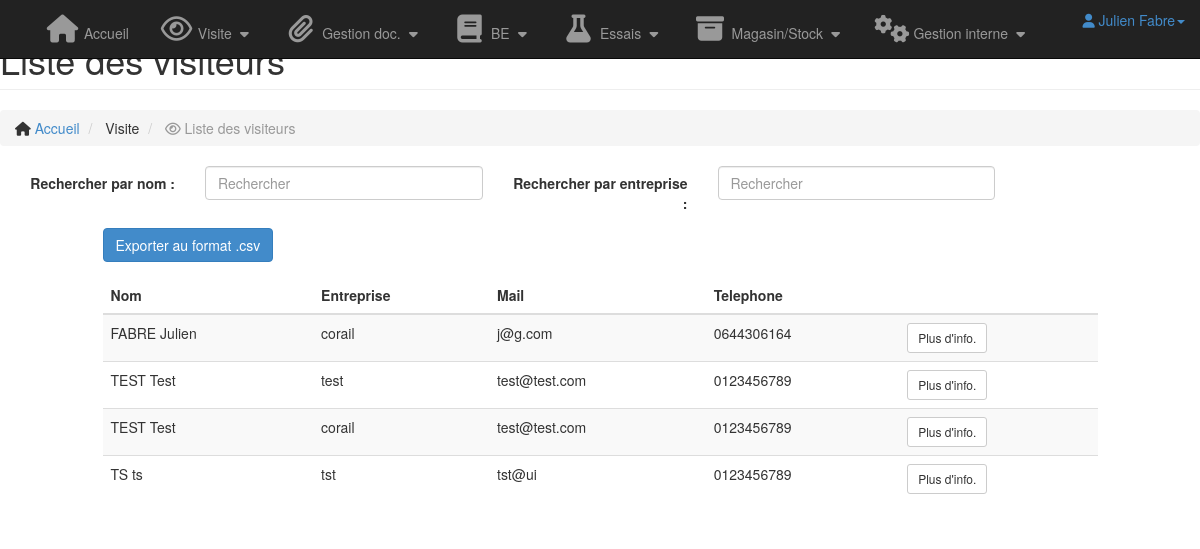
Before: /modules/visite/visiteur.php (signed in) with the older database file.
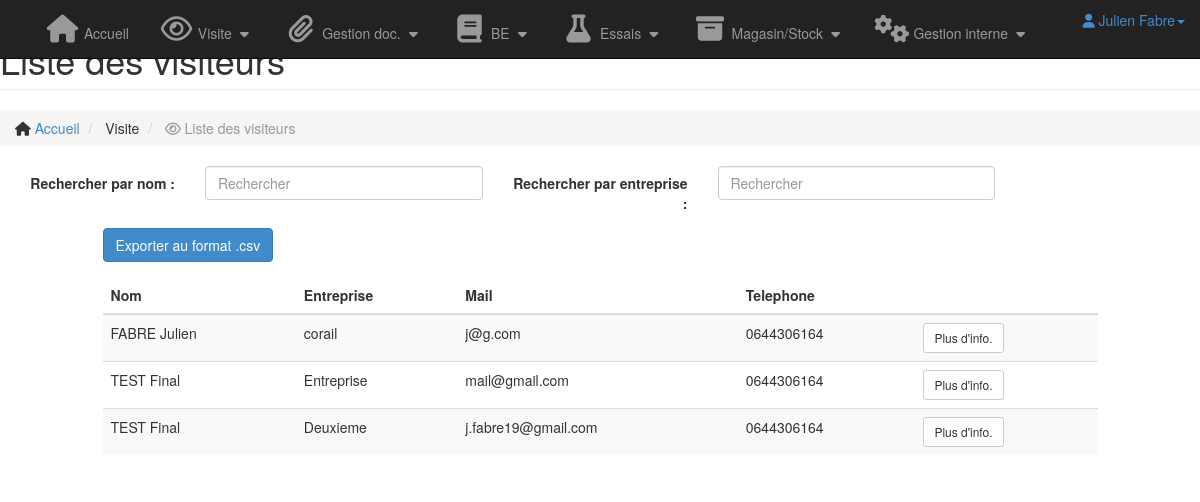
After: the same page with the newer database file.
### tables this page shows
CREATE TABLE `visiteur` (
  `id` int(11) NOT NULL,
  `nom` varchar(250) NOT NULL,
  `prenom` varchar(250) NOT NULL,
  `entreprise` varchar(250) NOT NULL,
  `mail` varchar(250) NOT NULL,
  `telephone` varchar(250) NOT NULL
);

### modules/visite/visiteur.php (the view, shortened to what this page needs)
<?php
include '../../lib/includes.php';
$select = $db->query("SELECT id, UPPER(nom) AS nom, prenom, entreprise, mail, telephone FROM visiteur V ORDER BY nom ASC");
$visiteurs = $select->fetchAll();
include '../../partials/header_index.php'
?>
<div id="wrapper">
    <?php include '../../partials/navigation.php' ?>
    <div id="page-wrapper">
        <div class="container-fluid">
            <div class="row">
                <div class="col-lg-12">
                    <h1 class="page-header">
                        Liste des visiteurs
                    </h1>
                    <ol class="breadcrumb">
                        <li>
                            <i class="fa fa-home"></i>  <a href="<?= WEBROOT; ?>">Accueil</a>
                        </li>
                        <li>
                            Visite
                        </li>
                        <li class="active">
                            <i class="fa fa-eye"></i> Liste des visiteurs
                        </li>
                    </ol>
                </div>
            </div>
            <form class="form-horizontal">
                <div class="form-group">
                    <label for="searchNom" class="col-sm-2 control-label">Rechercher par nom : </label>
                    <div class="col-sm-3">
                        <input type="text" class="form-control" id="searchNom" placeholder="Rechercher">
                    </div>
                    <label for="searchEntreprise" class="col-sm-2 control-label">Rechercher par entreprise : </label>
                    <div class="col-sm-3">
                        <input type="text" class="form-control" id="searchEntreprise" placeholder="Rechercher">
                    </div>
                </div>
            </form>
           <form class="form-horizontal">
                <div class="form-group">
                    <div class="col-sm-6 col-sm-offset-1">
                        <a class="btn btn-primary" href="?export=true">Exporter au format .csv</a>
                    </div>
                </div>
            </form>
            <div class="row">
                <div class="col-lg-10 col-lg-offset-1">
                    <div class="table-responsive">
                        <table class="table table-hover table-striped" id="tableVisiteurs">
                            <thead>
                                <tr>
                                    <th>Nom</th>
                                    <th>Entreprise</th>
                                    <th>Mail</th>
                                    <th>Telephone</th>
                                    <th></th>
                                </tr>
                            </thead>
                            <tbody>
                                <?php foreach($visiteurs as $visiteur): ?>
                                    <tr>
                                        <td><?= $visiteur['nom'].' '.$visiteur['prenom']; ?></td>
                                        <td><?= $visiteur['entreprise']; ?></td>
                                        <td><?= $visiteur['mail']; ?></td>
                                        <td><?= $visiteur['telephone']; ?></td>
                                        <td>
                                            <button type="button" class="btn btn-default btn-sm LienModalDetailVisiteur" id="#LienModalDetailVisiteur" data-toggle="modal" data-target="#modalVisiteur" rel="<?= $visiteur['id']; ?>">Plus d'info.</button>
                                        </td>
                                    </tr>
                                <?php endforeach; ?>
                            </tbody>
                        </table>
                    </div>
                </div>
            </div>
        </div>
    </div>
</div>
<?php
include '../../partials/footer_index.php'
?>

Changed rows visible on the page:
removed visiteur: nom "TEST", prenom "Test", entreprise "test", mail "test@test.com", telephone "0123456789"
removed visiteur: nom "TEST", prenom "Test", entreprise "corail", mail "test@test.com", telephone "0123456789"
removed visiteur: nom "TS", prenom "ts", entreprise "tst", mail "tst@ui", telephone "0123456789"
added visiteur: nom "TEST", prenom "Final", entreprise "Entreprise", mail "mail@gmail.com", telephone "0644306164"
added visiteur: nom "TEST", prenom "Final", entreprise "Deuxieme", mail "j.fabre19@gmail.com", telephone "0644306164"
